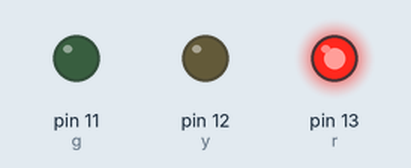
Simulated run of this sketch. Board: Arduino Uno, built with avr-gcc and run on an emulated ATmega328P. Parts: output pins drawn as LEDs (lit = HIGH).

Above: at 1.5 s.
At 3.5 s:
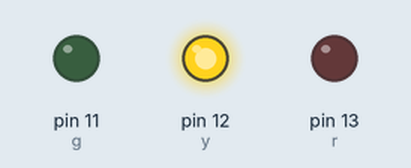
At 6.5 s:
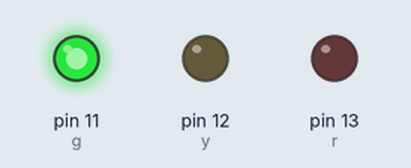
Timing chart, 0 to 11.7 s (numbered marks = the images above):
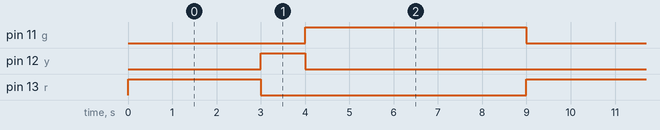

The sketch:

traffic.ino
```cpp
int r=13;
int y=12;
int g=11;
void setup() {
  // put your setup code here, to run once:
  pinMode(r, OUTPUT);
  pinMode(y, OUTPUT);
  pinMode(g, OUTPUT);
  digitalWrite(r, HIGH);
  digitalWrite(y, LOW);
  digitalWrite(g, LOW);
}

void loop() {
  // put your main code here, to run repeatedly:
  digitalWrite(r, HIGH);
  delay(3000);
  digitalWrite(r, LOW);
  digitalWrite(y, HIGH);
  delay(1000);
  digitalWrite(y, LOW);
  digitalWrite(g, HIGH);
  delay(5000);
  digitalWrite(g, LOW);
}
```

Measured:
- by itself, pin 11 (g): alternates HIGH for 5.0 s and LOW for 4.0 s
- by itself, pin 12 (y): alternates HIGH for 1.0 s and LOW for 8.0 s
- by itself, pin 13 (r): alternates HIGH for 3.0 s and LOW for 6.0 s
